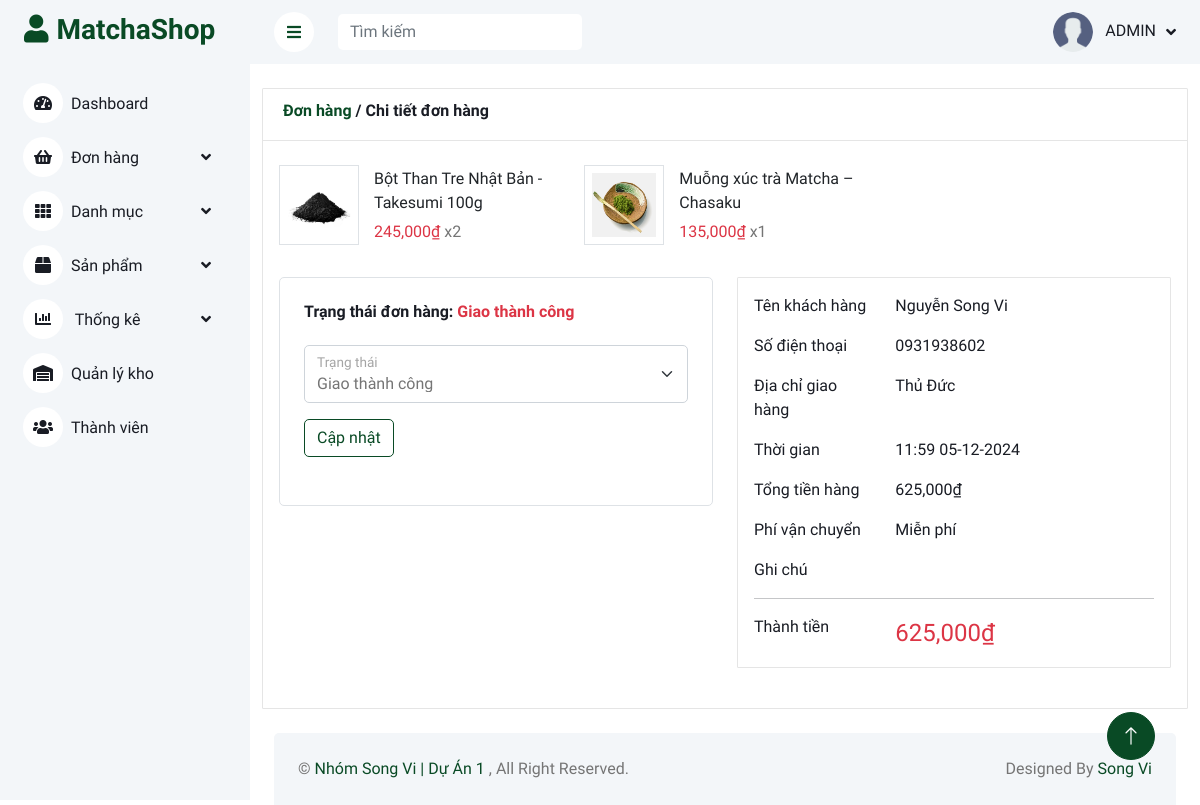
Page /admin/index.php?quanli=cap-nhat-don-hang&id=58 (signed in) on the committed database.
### tables this page shows
CREATE TABLE `orders` (
  `order_id` int(11) NOT NULL,
  `user_id` int(11) NOT NULL,
  `date` datetime NOT NULL DEFAULT current_timestamp(),
  `total` int(11) NOT NULL,
  `address` varchar(255) NOT NULL,
  `phone` varchar(10) NOT NULL,
  `note` text NOT NULL,
  `status` tinyint(1) NOT NULL DEFAULT 1
);

CREATE TABLE `products` (
  `product_id` int(11) NOT NULL,
  `category_id` int(11) NOT NULL,
  `name` varchar(255) NOT NULL,
  `image` varchar(255) NOT NULL,
  `quantity` int(11) NOT NULL,
  `sell_quantity` int(11) NOT NULL DEFAULT 0,
  `price` int(11) NOT NULL,
  `sale_price` int(11) NOT NULL,
  `create_date` datetime NOT NULL DEFAULT current_timestamp(),
  `views` int(11) NOT NULL DEFAULT 0,
  `details` text NOT NULL,
  `short_description` text NOT NULL,
  `status` tinyint(1) NOT NULL DEFAULT 1
);

CREATE TABLE `orderdetails` (
  `orderdetails_id` int(11) NOT NULL,
  `order_id` int(11) NOT NULL,
  `product_id` int(11) NOT NULL,
  `quantity` int(11) NOT NULL,
  `price` int(11) NOT NULL
);

CREATE TABLE `users` (
  `user_id` int(11) NOT NULL,
  `username` varchar(100) NOT NULL COMMENT 'Tên đăng nhập',
  `password` varchar(255) NOT NULL,
  `full_name` varchar(255) NOT NULL COMMENT 'Họ tên',
  `image` varchar(255) NOT NULL,
  `email` varchar(255) NOT NULL,
  `phone` varchar(10) NOT NULL,
  `address` varchar(255) NOT NULL,
  `role` tinyint(1) NOT NULL DEFAULT 0 COMMENT '0 là khách hàng 1 là nhân viên',
  `active` tinyint(1) NOT NULL DEFAULT 1
);

### admin/models_admin/pdo_library.php (called while the page is built, shortened)
<?php
function pdo_query($sql){
    $sql_args = array_slice(func_get_args(), 1);
    try{
        $conn = pdo_get_connection();
        $stmt = $conn->prepare($sql);
        $stmt->execute($sql_args);
        $rows = $stmt->fetchAll();
        return $rows;
    }
    catch(PDOException $e){
        throw $e;
    }
    finally{
        unset($conn);
    }
}
?>

### admin/models_admin/OrderModel.php (called while the page is built, shortened)
<?php
    class OrderModel{
        public function getFullOrderInformation($order_id) {
            $sql = "
                    SELECT
                    orders.order_id,
                    orders.user_id,
                    orders.date AS order_date,
                    orders.total,
                    orders.address AS order_address,
                    orders.phone AS order_phone,
                    orders.note,
                    orders.status,
                    users.full_name,
                    users.email,
                    users.phone AS user_phone,
                    orderdetails.product_id,
                    orderdetails.quantity,
                    orderdetails.price,
                    products.name AS product_name,
                    products.image AS product_image
                FROM
                    orders
                JOIN
                    users ON orders.user_id = users.user_id
                JOIN
                    orderdetails ON orders.order_id = orderdetails.order_id
                JOIN
                    products ON orderdetails.product_id = products.product_id
                WHERE orders.order_id = ?
            ";
            return pdo_query($sql, $order_id);
        }
    }
?>

### admin/models_admin/BaseModel.php (called while the page is built, shortened)
<?php
    class BaseModel{
        public function date_format($date, $plus_day) {
            $datetime = new DateTime($date);
            return $formatted_date = $datetime->format('H:i d-m-Y');
        }
    }
    $BaseModel = new BaseModel();
?>

### admin/don-hang/edit.php (the view, shortened to what this page needs)
<?php
    if(isset($_GET['id']) && $_GET['id'] >0) {
        $order_id = $_GET['id'];
    }else {
    }
    $order_details = $OrderModel->getFullOrderInformation($order_id);
    foreach ($order_details as $value) {
        extract($value);
    }
    $order_status = 'Chưa xác nhận';
    if($status == 2) {
        $order_status = 'Đã xác nhận';
    }elseif($status == 3) {
        $order_status = 'Đang giao';
    }elseif($status == 4) {
        $order_status = 'Giao thành công';
    }
    $date_formated = $BaseModel->date_format($order_date, '');
?>
<div class="container pt-4">
    <article class="card">
        <header class="card-header text-dark">
                <h6 >
                    <a href="index.php?quanli=danh-sach-don-hang" class="link-not-hover">Đơn hàng</a>
                    / Chi tiết đơn hàng
                </h6>
        </header>
        <div class="card-body mt-2">
            <ul class="row">
                <?php
                foreach ($order_details as $value) {
                    extract($value);
                ?>
                <li class="col-md-4">
                    <figure class="itemside mb-3">
                        <div class="aside"><img src="../upload/<?=$product_image?>" class="img-sm border"></div>
                        <figcaption class="info align-self-center">
                            <p class="title"><?=$product_name?> <br> </p>
                            <span class="text-danger"><?=number_format($price)?>₫ </span><span>x<?=$quantity?></span>
                        </figcaption>
                    </figure>
                </li>
                <?php
                }
                ?>
            </ul>
            <div class="row">
                <div class="col-lg-6">
                    <div class="bg-custom rounded border" style="background-color: #ffff;">
                        <div class="p-4">
                            <h6 class="mb-4">
                                Trạng thái đơn hàng: <span class="text-danger"><?=$order_status?></span>
                            </h6>
                            <?php
                                function getStatusName($statusValue) {
                                    switch ($statusValue) {
                                        case 1:
                                            return 'Chờ xác nhận';
                                        case 2:
                                            return 'Đã xác nhận';
                                        case 3:
                                            return 'Đang giao';
                                        case 4:
                                            return 'Giao thành công';
                                    }
                                }
                            ?>
                            <form action="" method="post">
                                <div class="form-floating mb-3">
                                    <select name="status" class="form-select" id="floatingSelect" aria-label="Floating label select example" >
                                        <?php
                                        $status_options = [1, 2, 3, 4];
                                        foreach ($status_options as $option_value) {
                                            $selected = ($option_value == $status) ? 'selected' : '';
                                            echo "<option value='$option_value' $selected>";
                                            echo getStatusName($option_value);
                                            echo "</option>";
                                        }
                                        ?>
                                    </select>
                                    <label for="floatingSelect">Trạng thái</label>
                                </div>
                                <h6 class="mb-4">
                                    <input type="submit" name="update_status_order" value="Cập nhật" class="btn btn-custom">
                                </h6>
                            </form>
                        </div>
                    </div>
                </div>
                <div class="col-lg-6">
                    <div class="card mb-4 bg-custom" style="background-color: #ffff;">
                        <div class="card-body text-dark">
                            <div class="row mb-3">
                                <div class="col-sm-4">
                                    <p class="mb-0 text-right">Tên khách hàng</p>
                                </div>
                                <div class="col-sm-8">
                                    <p class="mb-0 text-right"><?=$full_name?></p>
                                </div>
                            </div>
                            <div class="row mb-3">
                                <div class="col-sm-4">
                                    <p class="mb-0 text-right">Số điện thoại</p>
                                </div>
                                <div class="col-sm-8">
                                    <p class="mb-0 text-right"><?=$order_phone?></p>
                                </div>
                            </div>
                            <div class="row mb-3">
                                <div class="col-sm-4">
                                    <p class="mb-0 text-right">Địa chỉ giao hàng</p>
                                </div>
                                <div class="col-sm-8">
                                    <p class="mb-0 text-right"><?=$order_address?></p>
                                </div>
                            </div>
                            <div class="row mb-3">
                                <div class="col-sm-4">
                                    <p class="mb-0 text-right">Thời gian</p>
                                </div>
                                <div class="col-sm-8">
                                    <p class="mb-0 text-right"><?=$date_formated?></p>
                                </div>
                            </div>
                            <div class="row mb-3">
                                <div class="col-sm-4">
                                    <p class="mb-0 text-right">Tổng tiền hàng</p>
                                </div>
                                <div class="col-sm-8">
                                    <p class="mb-0 text-right">
                                        <?=number_format($total)?>₫
                                    </p>
                                </div>
                            </div>
                            <div class="row mb-3">
                                <div class="col-sm-4">
                                    <p class="mb-0 text-right">Phí vận chuyển</p>
                                </div>
                                <div class="col-sm-8">
                                    <p class="mb-0 text-right">Miễn phí</p>
                                </div>
                            </div>
                            <div class="row">
                                <div class="col-sm-4">
                                    <p class="mb-0 text-right">Ghi chú</p>
                                </div>
                                <div class="col-sm-8">
                                </div>
                            </div>
                            <hr>
                            <div class="row">
                                <div class="col-sm-4">
                                    <p class="mb-0 text-right">Thành tiền</p>
                                </div>
                                <div class="col-sm-8">
                                    <p style="font-size: 1.5rem;" class="mb-0 text-right text-danger fw-500">
                                        <?=number_format($total)?>₫
                                    </p>
                                </div>
                            </div>
                        </div>
                    </div>
                </div>
            </div>
        </div>
    </article>
</div>

### admin/public_admin/css/style.css (style rules this page uses)
:root { --primary: #094A25; --light: #F3F6F9; --dark: #191C24; }
.btn { transition: .5s; }
.card { position: relative; display: -webkit-box; display: -ms-flexbox; display: flex; -webkit-box-orient: vertical; -webkit-box-direction: normal; -ms-flex-direction: column; flex-direction: column; min-width: 0; word-wrap: break-word; background-color: #fff; background-clip: border-box; border: 1px solid rgba(0, 0, 0, 0.1); border-radius: 0.10rem }
.card-header:first-child { border-radius: calc(0.37rem - 1px) calc(0.37rem - 1px) 0 0 }
.card-header { padding: 0.75rem 1.25rem; margin-bottom: 0; background-color: #fff; border-bottom: 1px solid rgba(0, 0, 0, 0.1) }
.itemside { position: relative; display: -webkit-box; display: -ms-flexbox; display: flex; width: 100%; }
.itemside .aside { position: relative; -ms-flex-negative: 0; flex-shrink: 0 }
.img-sm { width: 80px; height: 80px; padding: 7px }
ul.row, ul.row-sm { list-style: none; padding: 0 }
.itemside .info { padding-left: 15px; padding-right: 7px }
.itemside .title { display: block; margin-bottom: 5px; color: #212529 }
p { margin-top: 0; margin-bottom: 1rem }

### admin/public_admin/css/custom.css (style rules this page uses)
.link-not-hover { color: #094A25; }
.btn-custom { color: #094A25; background-color: white; border-color: #094A25; }
.bg-custom { background-color: #F5F5F5; }

### rows in the picture
orders: products.image (picture), products.name "Bột Than Tre Nhật Bản - Takesumi 100g", orderdetails.price "245,000", orderdetails.quantity "2", products.name "Muỗng xúc trà Matcha – Chasaku", orderdetails.price "135,000", orderdetails.quantity "1", status "Giao thành công", phone "0931938602", address "Thủ Đức", date "11:59 05-12-2024", total "625,000"
users: full_name "Nguyễn Song Vi"

### other values in the picture
form field status "Giao thành công"
